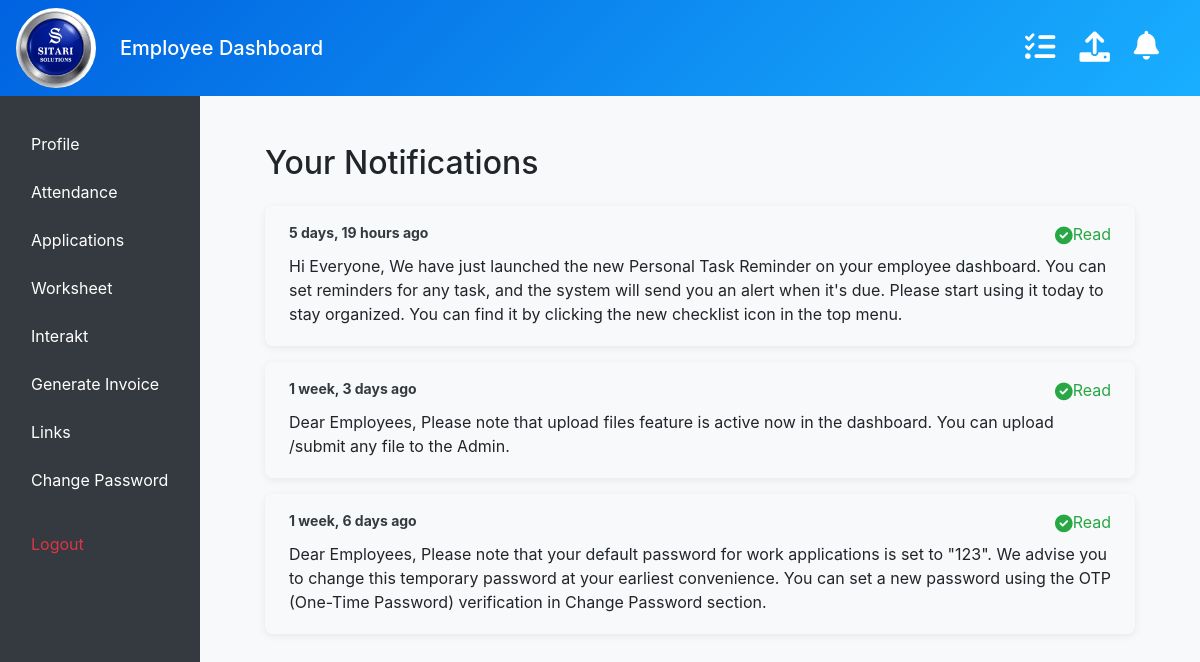
The app's page /notifications/ (signed in) with its own data.
### management/models.py (models this page shows, shortened)
class UserNotificationStatus(models.Model):
    employee = models.ForeignKey(Employee, on_delete=models.CASCADE)
    notification = models.ForeignKey(Notification, on_delete=models.CASCADE)
    is_read = models.BooleanField(default=False)
    class Meta:
        unique_together = ('employee', 'notification')

class Notification(models.Model):
    description = models.TextField()
    created_at = models.DateTimeField(auto_now_add=True)
    recipients = models.ManyToManyField(Employee, through='UserNotificationStatus', related_name='notifications')
    class Meta:
        ordering = ['-created_at']

### management/views.py (the view)
    def wrapped_view(request, *args, **kwargs):
        employee = get_logged_in_employee(request)
        if not employee:
            messages.error(request, "You must be logged in to view this page.")
            return redirect('login') # Make sure you have a 'login' URL name
        return view_func(request, employee, *args, **kwargs)

### management/context_processors.py (called while the page is built)
def notifications_context(request):
    if request.session.get('employee_id'):
        employee_id = request.session.get('employee_id')
        count = UserNotificationStatus.objects.filter(employee_id=employee_id, is_read=False).count()
        return {'unread_notification_count': count}
    return {'unread_notification_count': 0}

### management/ip_restriction.py (called while the page is built)
def get_client_ip(request):
    x_forwarded_for = request.META.get('HTTP_X_FORWARDED_FOR')
    if x_forwarded_for:
        ip = x_forwarded_for.split(',')[0].strip()
    else:
        ip = request.META.get('REMOTE_ADDR')
    return ip

    def __call__(self, request):
        ip = get_client_ip(request)
        if not self.is_ip_allowed(ip):
            logger.warning(f"Access denied for IP: {ip}")
            return HttpResponseForbidden("Access denied.")
        response = self.get_response(request)
        return response

### management/models.py (called while the page is built)
    def __str__(self):
        return self.name

### management/templatetags/upload_tags.py (called while the page is built)
@register.simple_tag
def get_upload_form():
    return EmployeeUploadForm()

### management/views.py (called while the page is built)
def get_logged_in_employee(request):
    employee_id = request.session.get('employee_id')
    if not employee_id:
        return None
    try:
        return Employee.objects.get(employee_id=employee_id)
    except Employee.DoesNotExist:
        return None

def require_employee(view_func):
    def wrapped_view(request, *args, **kwargs):
        employee = get_logged_in_employee(request)
        if not employee:
            messages.error(request, "You must be logged in to view this page.")
            return redirect('login') # Make sure you have a 'login' URL name
        return view_func(request, employee, *args, **kwargs)
    return wrapped_view

@require_employee
def notification_list_view(request, employee):
    notifications = UserNotificationStatus.objects.filter(employee=employee).select_related('notification').order_by('-notification__created_at')
    context = {
        'notifications': notifications
    }
    return render(request, 'notifications.html', context)

### management/templates/notifications.html (shortened to what this page needs)
{% extends "masteremployee.html" %}
{% block content %}
<div class="container mt-4 notification-container">
    <h2 class="mb-4">Your Notifications</h2>
    <div class="list-group">
        {% for status in notifications %}
            <div class="card notification-card {% if not status.is_read %}notification-unread{% else %}notification-read{% endif %}">
                <div class="card-body px-4 py-3">
                    <div class="d-flex justify-content-between align-items-start mb-2">
                        <div class="font-weight-bold text-dark small">
                            <span>{{ status.notification.created_at|timesince }} ago</span>
                        </div>
                        <div>
                            {% if not status.is_read %}
                                <a href="{% url 'mark_notification_as_read' status.pk %}"
                                   class="btn btn-success btn-sm text-white fw-semibold shadow-sm">
                                    Mark as Read
                                </a>
                            {% else %}
                                <span class="text-success fw-bold">
                                    <i class="fas fa-check-circle me-1"></i>Read
                                </span>
                            {% endif %}
                        </div>
                    </div>
                    <div class="text-body mb-1 fs-5">
                        {{ status.notification.description }}
                    </div>
                </div>
            </div>
        {% empty %}
            <div class="card mb-3 shadow-sm border-0 bg-light">
                <div class="card-body text-center text-muted">
                    You have no notifications.
                </div>
            </div>
        {% endfor %}
    </div>
</div>
{% endblock %}

### management/templates/masteremployee.html (style rules this page uses)
body { background-color: #f8f9fa; overflow: hidden; }

### management/templates/notifications.html (style rules this page uses)
.notification-container { max-width: 900px; margin: auto; }
.notification-card { border: none; border-radius: 8px; transition: all 0.3s ease; margin-bottom: 1rem; }
.notification-read { background-color: #f8f9fa; box-shadow: 0 2px 8px rgba(0, 0, 0, 0.07); }
.text-success .fa-check-circle { font-size: 1.1em; vertical-align: middle; }

### records on screen
UserNotificationStatus: notification.created_at "5 days, 19 hours", is_read True (drawn), notification.description "Hi Everyone, We have just launched the new Personal Task Reminder on your employee dashboard. You can set reminders for any task, and the system will send you an alert when it's due. Please start using it today to stay organized. You can find it by clicking the new checklist icon in the top menu."
UserNotificationStatus: notification.created_at "1 week, 3 days", is_read True (drawn), notification.description "Dear Employees, Please note that upload files feature is active now in the dashboard. You can upload /submit any file to the Admin."
UserNotificationStatus: notification.created_at "1 week, 6 days", is_read True (drawn), notification.description "Dear Employees, Please note that your default password for work applications is set to \"123\". We advise you to change this temporary password at your earliest convenience. You can set a new password using the OTP (One-Time Password) verification in Change Password section."
